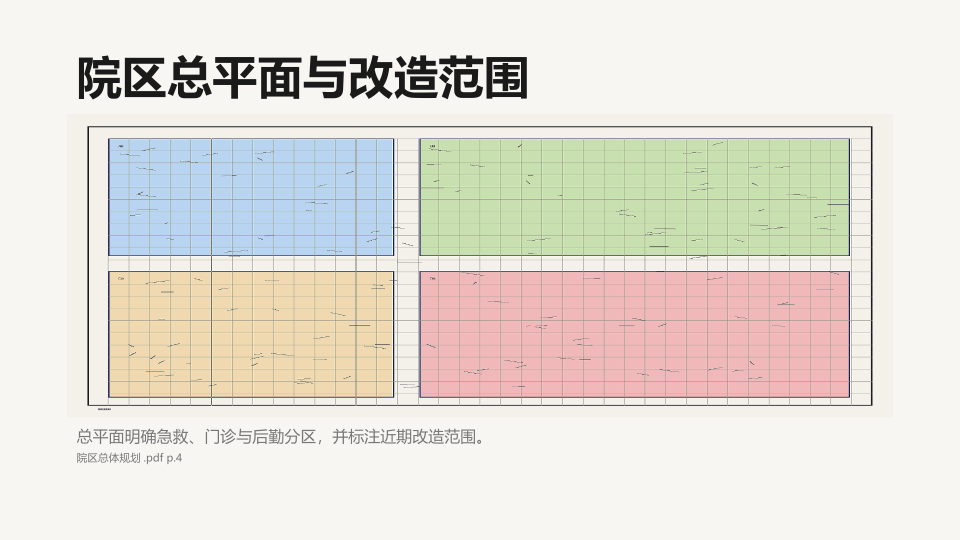
#> input picture tests/benchmark/architectural_slides/case_001_site_plan/pptx_render.png, 1920 x 1080 px (shown at 1/2 size)
$ python -i asset_presentation_readiness_service.py   (imports and definitions only)
#> lines starting #> are read from the running program, lines starting #| are printed output that depends on the picture
"""Evaluate whether an asset is presentation-ready for hero / evidence slots."""

from __future__ import annotations

import re
from pathlib import Path

from archium.domain.asset import Asset
from archium.domain.asset_presentation_readiness import (
    ASSET_PRESENTATION_READINESS_KEY,
    AssetPresentationReadiness,
    AssetPresentationRole,
)
from archium.domain.enums import AssetType

_PLACEHOLDER_NAME_RE = re.compile(
    r"(placeholder|占位|filename.?grid|file.?name.?grid|dummy|lorem|sample.?image|"
    r"missing.?image|no.?image|untitled|image.?not.?found|素材缺失|待补)",
    re.IGNORECASE,
)
_FILENAME_GRID_HINT_RE = re.compile(
    r"(grid.?of.?names|name.?strip|file.?list|文件名)",
    re.IGNORECASE,
)

# Minimum pixel edge for hero / drawing readability on a 16:9 slide.
_HERO_MIN_EDGE_PX = 900
_EVIDENCE_MIN_EDGE_PX = 640
_MIN_DENSITY_READY = 0.35

# [7 lines that did not run here, left out]

PRESENTATION_READINESS_UNKNOWN = "presentation_readiness_unknown"


# [14 lines that did not run here, left out]


# [2 lines that did not run here, left out]


# [31 lines that did not run here, left out]


# [77 lines that did not run here, left out]


# [10 lines that did not run here, left out]


# [3 lines that did not run here, left out]


# [11 lines that did not run here, left out]


# [11 lines that did not run here, left out]


# [8 lines that did not run here, left out]


# [28 lines that did not run here, left out]


# [13 lines that did not run here, left out]


def _measure_image_metrics(path: Path) -> tuple[float, int, int] | None:
    try:
        from PIL import Image, ImageFilter, ImageOps, ImageStat
    except ImportError:  # pragma: no cover
        return None
    try:
        with Image.open(path) as opened:
            rgb = opened.convert("RGB")
            width, height = rgb.size
            gray = ImageOps.grayscale(rgb)
            gray = gray.resize((160, 90))
    except OSError:
        return None
    stats = ImageStat.Stat(gray)
    stdev = float(stats.stddev[0]) if stats.stddev else 0.0
    edges = gray.filter(ImageFilter.FIND_EDGES)
    edge_stat = ImageStat.Stat(edges)
    edge_mean = float(edge_stat.mean[0]) if edge_stat.mean else 0.0
    density = min(1.0, (stdev / 64.0) * 0.55 + (edge_mean / 40.0) * 0.45)
    return density, width, height


def _measure_image_density(path: Path) -> float | None:
    measured = _measure_image_metrics(path)
    if measured is None:
        return None
    return measured[0]


def _detect_synthetic_visual_stub(path: Path) -> bool:
    """Detect benchmark-style stubs: solid photo bars or filename-grid diagrams."""
    try:
        from PIL import Image, ImageFilter, ImageOps, ImageStat
    except ImportError:  # pragma: no cover
        return False
    try:
        with Image.open(path) as opened:
#> opened is the input picture: PIL image 1920x1080 RGB; mean R, G, B 228.1, 224.3, 216.5
            gray = ImageOps.grayscale(opened.convert("RGB"))
    except OSError:
        return False

    width, height = gray.size
#> width = 1920; height = 1080
    if width < 64 or height < 64:
        return False

    top = gray.crop((0, 0, width, int(height * 0.78)))
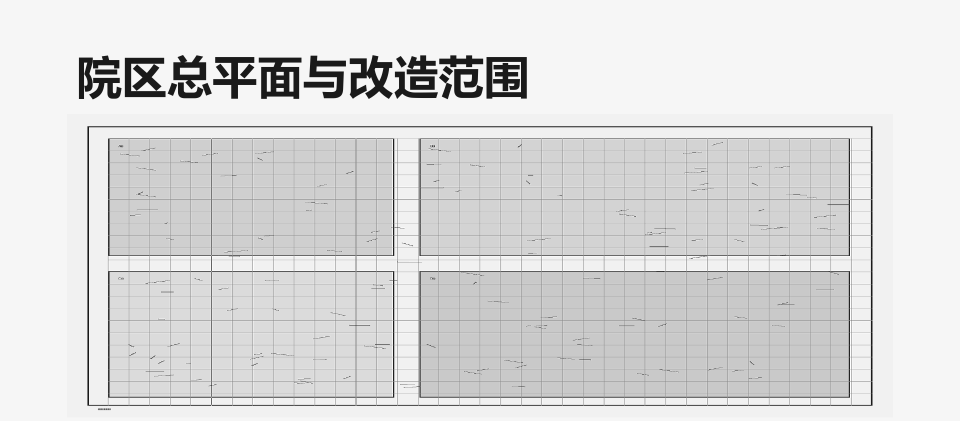
#> top: PIL image 1920x842 L (shown at 1/2 size); min 0, max 255, mean 219.2
    bottom = gray.crop((0, int(height * 0.82), width, height))
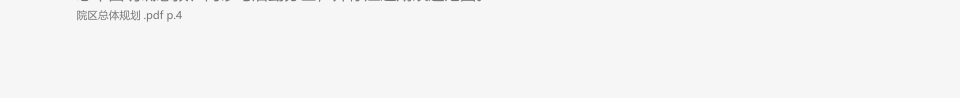
#> bottom: PIL image 1920x195 L (shown at 1/2 size); min 119, max 246, mean 245.3
    top_stdev = float(ImageStat.Stat(top).stddev[0] or 0)
#> top_stdev = 43.27
    bottom_edges = bottom.filter(ImageFilter.FIND_EDGES)
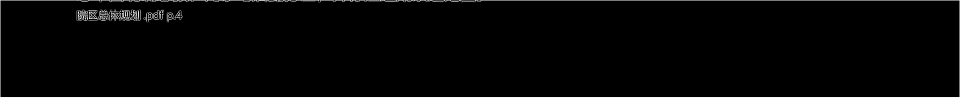
#> bottom_edges: PIL image 1920x195 L (shown at 1/2 size); min 0, max 255, mean 3.9
    top_edges = top.filter(ImageFilter.FIND_EDGES)
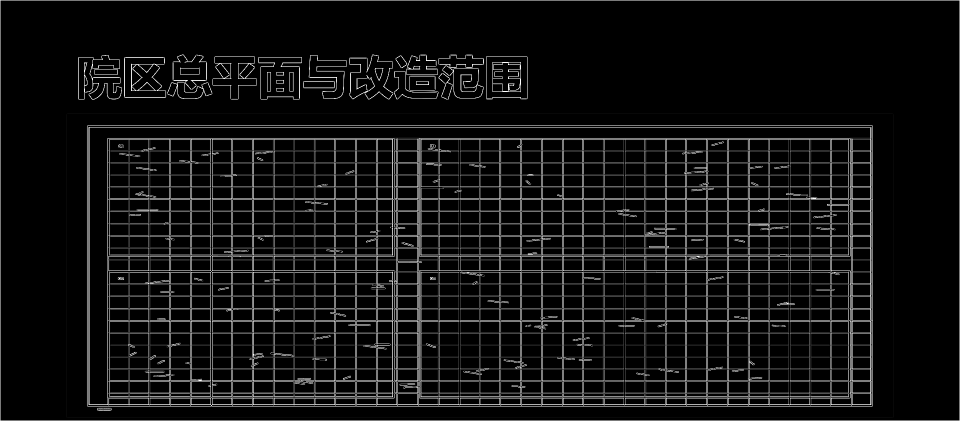
#> top_edges: PIL image 1920x842 L (shown at 1/2 size); min 0, max 255, mean 17.2
    bottom_edge_mean = float(ImageStat.Stat(bottom_edges).mean[0] or 0)
#> bottom_edge_mean = 3.93
    top_edge_mean = float(ImageStat.Stat(top_edges).mean[0] or 0)
#> top_edge_mean = 17.24
    if top_stdev < 8 and bottom_edge_mean > max(3.0, top_edge_mean * 2.0):
        return True

    density = _measure_image_density(path)
#> in _measure_image_metrics, `gray = gray.resize((160, 90))`:
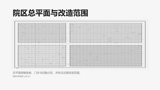
#> gray: PIL image 160x90 L; min 18, max 255, mean 224.6
#> in _measure_image_metrics, `stdev = float(stats.stddev[0]) if stats.stddev else 0.0`: stdev = 29.62
#> in _measure_image_metrics, `edges = gray.filter(ImageFilter.FIND_EDGES)`:
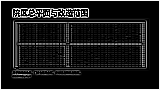
#> edges: PIL image 160x90 L; min 0, max 255, mean 27.9
#> in _measure_image_metrics, `edge_mean = float(edge_stat.mean[0]) if edge_stat.mean else 0.0`: edge_mean = 27.89
#> in _measure_image_metrics, `density = min(1.0, (stdev / 64.0) * 0.55 + (edge_mean / 40.0) * 0.45)`: density = 0.568
#> in _measure_image_density, `measured = _measure_image_metrics(path)`: measured = (0.568, 1920, 1080)
#> density = 0.568
    stats = ImageStat.Stat(gray)
    stdev = float(stats.stddev[0] or 0)
#> stdev = 40.22
    edges = gray.filter(ImageFilter.FIND_EDGES)
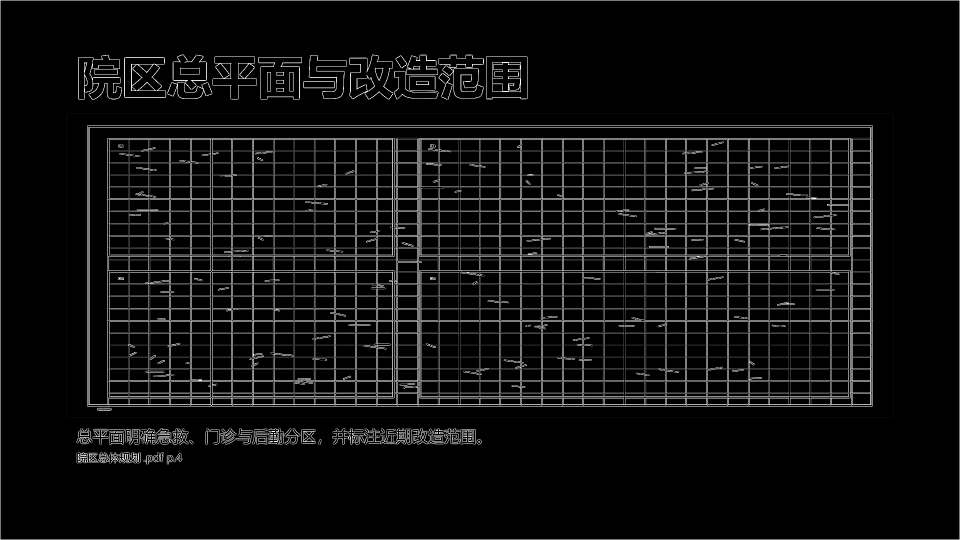
#> edges: PIL image 1920x1080 L (shown at 1/2 size); min 0, max 255, mean 14.4
    edge_mean = float(ImageStat.Stat(edges).mean[0] or 0)
#> edge_mean = 14.42
    if density is not None and density < 0.38 and 12 <= stdev <= 48 and edge_mean < 22:
        sample = gray.resize((48, 27))
        cell_stdevs: list[float] = []
        for row in range(3):
            for col in range(3):
                x0 = col * 48 // 3
                y0 = row * 27 // 3
                x1 = (col + 1) * 48 // 3
                y1 = (row + 1) * 27 // 3
                cell = sample.crop((x0, y0, x1, y1))
                cell_stdevs.append(float(ImageStat.Stat(cell).stddev[0] or 0))
        if cell_stdevs and max(cell_stdevs) - min(cell_stdevs) < 18:
            return True
    return False


# [67 lines left out: functions _readable_at_slide_scale, _recommend_role, _min_display_area, not called in this run]

>>> result = _detect_synthetic_visual_stub('../../tests/benchmark/architectural_slides/case_001_site_plan/pptx_render.png')

$ run again, on tests/benchmark/architectural_slides/case_001_site_plan/wireframe.png
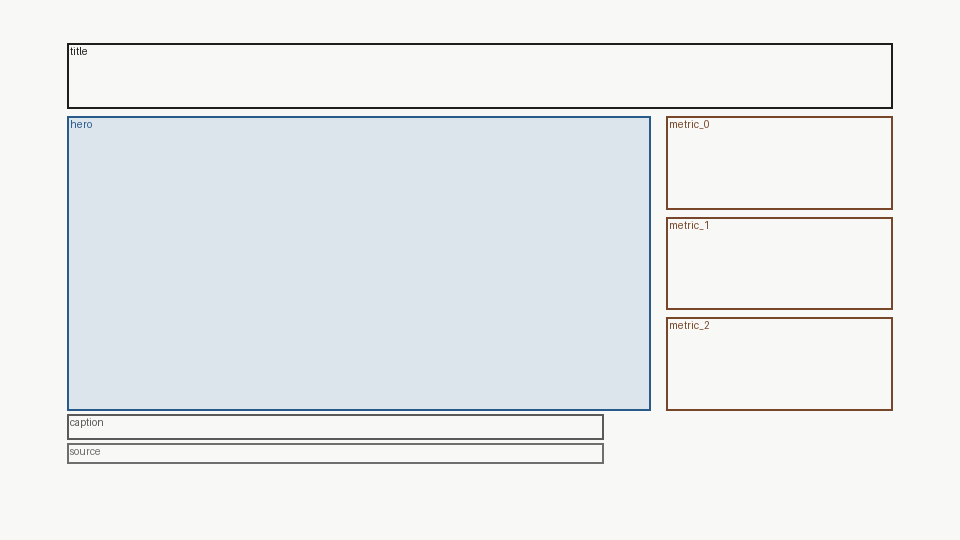
#> input picture tests/benchmark/architectural_slides/case_001_site_plan/wireframe.png, 960 x 540 px
#> in _detect_synthetic_visual_stub, opened is the input picture: PIL image 960x540 RGB; mean R, G, B 233.6, 236.2, 237.6
#> top_stdev = 31.42
#> in _detect_synthetic_visual_stub, `top_edges = top.filter(ImageFilter.FIND_EDGES)`:
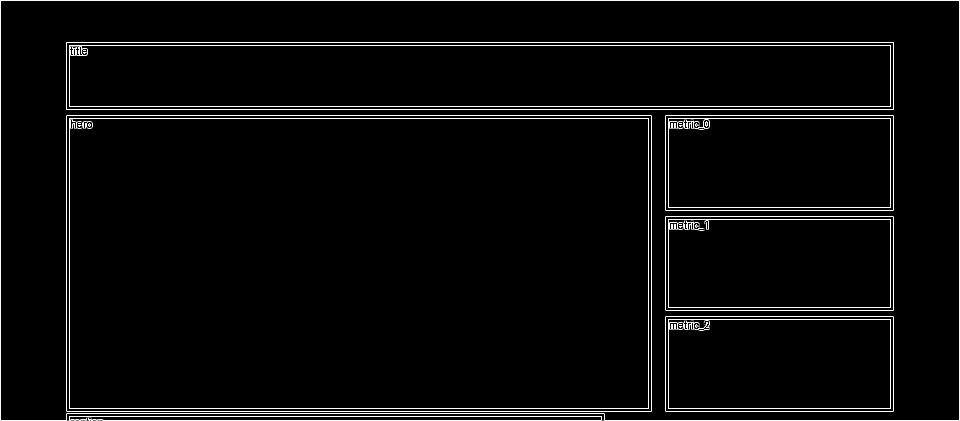
#> top_edges: PIL image 960x421 L; min 0, max 255, mean 9.7
#> bottom_edge_mean = 10.45
#> top_edge_mean = 9.71
#> in _measure_image_metrics, `stdev = float(stats.stddev[0]) if stats.stddev else 0.0`: stdev = 16.6
#> in _measure_image_metrics, `edge_mean = float(edge_stat.mean[0]) if edge_stat.mean else 0.0`: edge_mean = 26.85
#> in _measure_image_metrics, `density = min(1.0, (stdev / 64.0) * 0.55 + (edge_mean / 40.0) * 0.45)`: density = 0.445
#> measured = (0.445, 960, 540)
#> in _detect_synthetic_visual_stub, `density = _measure_image_density(path)`: density = 0.445
#> in _detect_synthetic_visual_stub, `stdev = float(stats.stddev[0] or 0)`: stdev = 30.38
#> in _detect_synthetic_visual_stub, `edges = gray.filter(ImageFilter.FIND_EDGES)`:
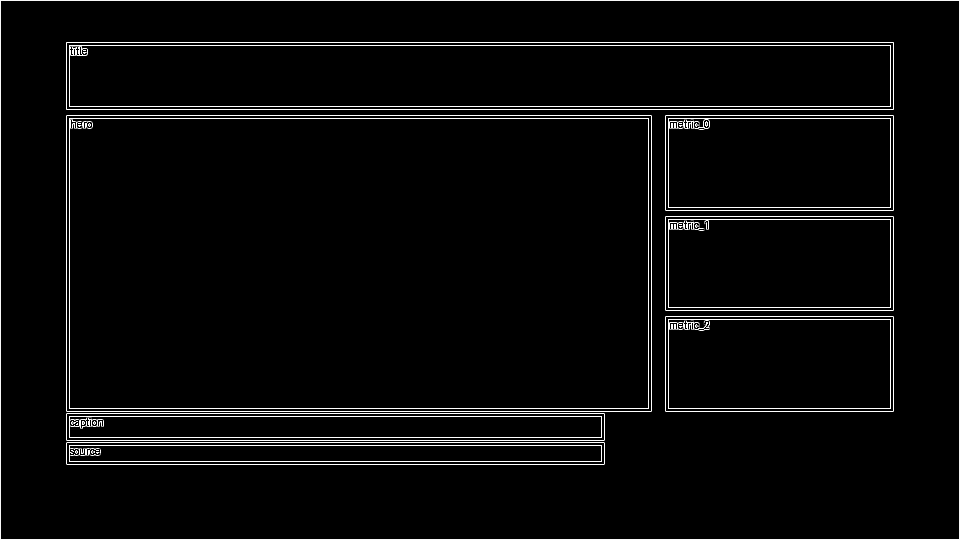
#> edges: PIL image 960x540 L; min 0, max 255, mean 9.5
#> in _detect_synthetic_visual_stub, `edge_mean = float(ImageStat.Stat(edges).mean[0] or 0)`: edge_mean = 9.46
